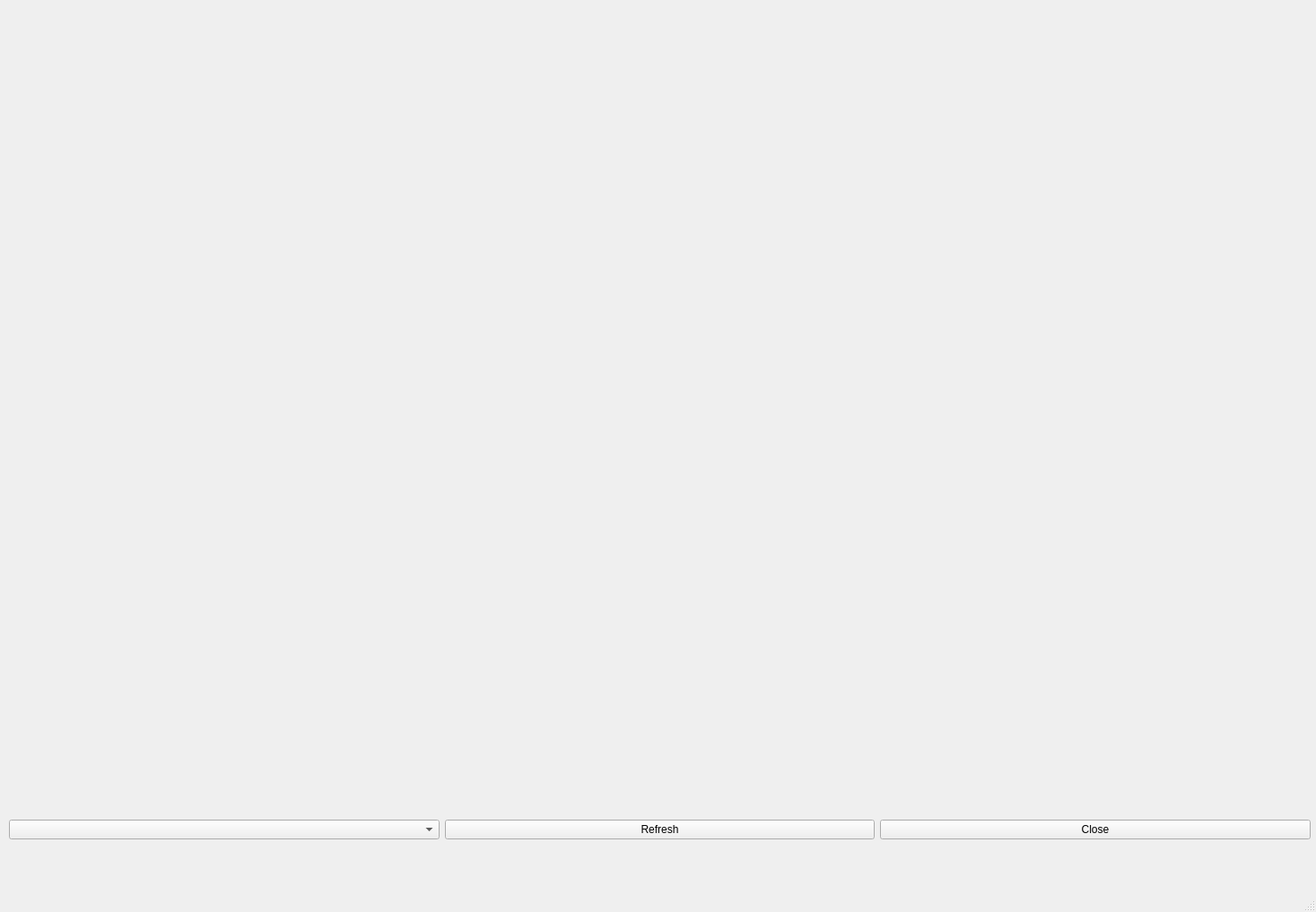
<?xml version="1.0" encoding="UTF-8"?>
<ui version="4.0">
 <class>portfolio_plot</class>
 <widget class="QMainWindow" name="portfolio_plot">
  <property name="geometry">
   <rect>
    <x>0</x>
    <y>0</y>
    <width>1467</width>
    <height>1017</height>
   </rect>
  </property>
  <property name="windowTitle">
   <string>Error</string>
  </property>
  <widget class="QWidget" name="centralwidget">
   <widget class="QWidget" name="horizontalLayoutWidget">
    <property name="geometry">
     <rect>
      <x>10</x>
      <y>890</y>
      <width>1451</width>
      <height>71</height>
     </rect>
    </property>
    <layout class="QHBoxLayout" name="horizontalLayout">
     <item>
      <widget class="QComboBox" name="comboBox"/>
     </item>
     <item>
      <widget class="QPushButton" name="refresh_b">
       <property name="text">
        <string>Refresh</string>
       </property>
      </widget>
     </item>
     <item>
      <widget class="QPushButton" name="b_close">
       <property name="text">
        <string>Close</string>
       </property>
      </widget>
     </item>
    </layout>
   </widget>
   <widget class="QWidget" name="">
    <property name="geometry">
     <rect>
      <x>32</x>
      <y>12</y>
      <width>1411</width>
      <height>851</height>
     </rect>
    </property>
    <layout class="QVBoxLayout" name="verticalLayout"/>
   </widget>
  </widget>
  <widget class="QMenuBar" name="menubar">
   <property name="geometry">
    <rect>
     <x>0</x>
     <y>0</y>
     <width>1467</width>
     <height>24</height>
    </rect>
   </property>
  </widget>
  <widget class="QStatusBar" name="statusbar"/>
 </widget>
 <resources/>
 <connections/>
</ui>
